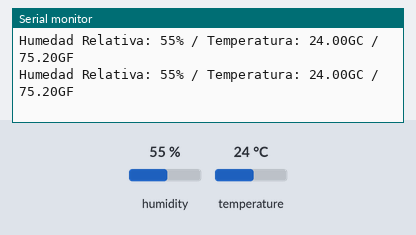
The sketch below on a simulated Arduino Uno, built with avr-gcc and run on an emulated ATmega328P. Shown: the last lines printed to the serial monitor. The inputs (shaded band) are chosen by the test bench; at power-on: humidity 55 %, temperature 24 °C.

Above: at 2.8 s.
2.9 s: humidity set to 22 %
At 4.5 s:
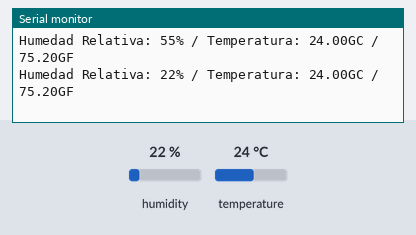
5.6 s: temperature set to 12 °C
At 6.0 s:
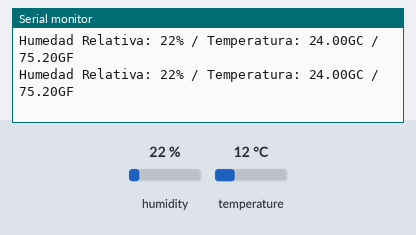
8.3 s: humidity set to 40 %
At 9.0 s:
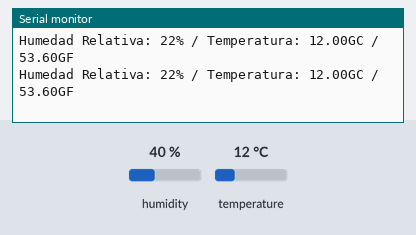
Timing chart, 0 to 11.3 s (numbered marks = the images above; inputs shaded):
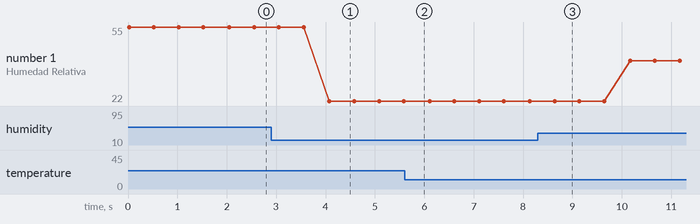

The sketch:

Laboratorio_4_-_Sensor_de_Humedad.ino
```cpp
#include <DHT.h>
#include <DHT_U.h>

#define Type DHT11
int dhtPin = 2;
DHT HT(dhtPin, Type);
int humedad;
float tempC;
float tempF;
int dt (500);

void setup() {
  // put your setup code here, to run once:
  Serial.begin(9600);
  HT.begin();
}

void loop() {
  // put your main code here, to run repeatedly:
  humedad = HT.readHumidity();
  tempC = HT.readTemperature();
  tempF = HT.readTemperature(true);
  Serial.print("Humedad Relativa: ");
  Serial.print(humedad);
  Serial.print("% / Temperatura: ");
  Serial.print(tempC);
  Serial.print("GC / ");
  Serial.print(tempF);
  Serial.println("GF");
  delay(dt);
}
```

Measured:
- after the input at 2.9 s, the serial monitor: prints a new line after 1.2 s (image 1)
- plotted number 1: 55 → 22 after the input at 2.9 s, 22 → 40 after the input at 8.3 s
